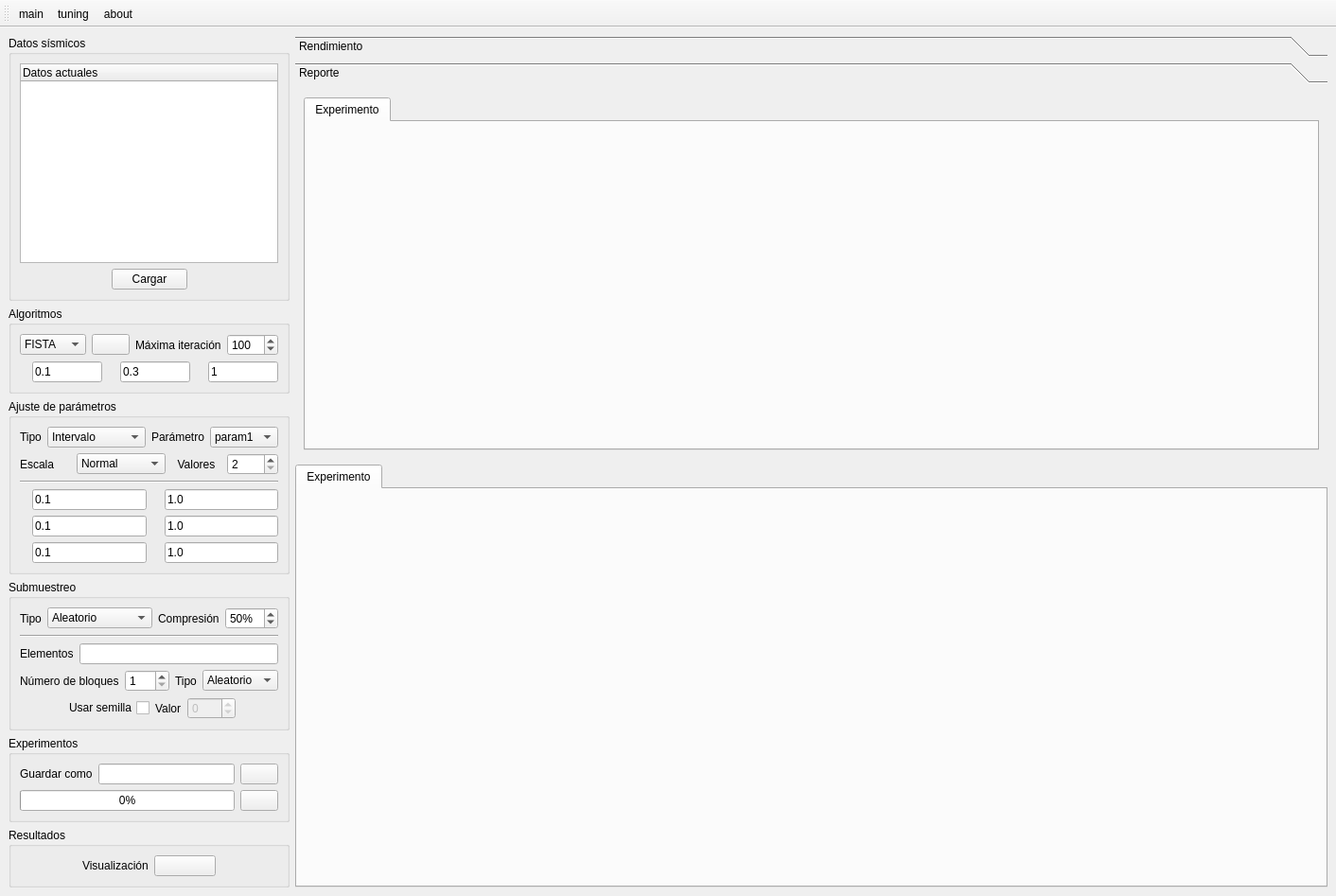
<?xml version="1.0" encoding="UTF-8"?>
<ui version="4.0">
 <class>mainWindow</class>
 <widget class="QMainWindow" name="mainWindow">
  <property name="geometry">
   <rect>
    <x>0</x>
    <y>0</y>
    <width>1412</width>
    <height>947</height>
   </rect>
  </property>
  <property name="windowTitle">
   <string>9836 Proyecto de Sísmica</string>
  </property>
  <widget class="QWidget" name="centralwidget">
   <layout class="QHBoxLayout" name="centralWidgetHLayout" stretch="3,30">
    <item>
     <layout class="QVBoxLayout" name="mainLayout" stretch="0,0,0,0,0,0">
      <item>
       <widget class="QGroupBox" name="inputGroupBox">
        <property name="title">
         <string>Datos sísmicos</string>
        </property>
        <layout class="QVBoxLayout" name="inputGroupBoxVLayout">
         <item>
          <widget class="QTreeWidget" name="dataTreeWidget">
           <column>
            <property name="text">
             <string>Datos actuales</string>
            </property>
           </column>
          </widget>
         </item>
         <item>
          <layout class="QHBoxLayout" name="inputHLayout">
           <item>
            <spacer name="loadHSpacer1">
             <property name="orientation">
              <enum>Qt::Horizontal</enum>
             </property>
             <property name="sizeHint" stdset="0">
              <size>
               <width>13</width>
               <height>20</height>
              </size>
             </property>
            </spacer>
           </item>
           <item>
            <widget class="QPushButton" name="loadPushButton">
             <property name="text">
              <string>Cargar</string>
             </property>
            </widget>
           </item>
           <item>
            <spacer name="loadHSpacer2">
             <property name="orientation">
              <enum>Qt::Horizontal</enum>
             </property>
             <property name="sizeHint" stdset="0">
              <size>
               <width>13</width>
               <height>20</height>
              </size>
             </property>
            </spacer>
           </item>
          </layout>
         </item>
        </layout>
       </widget>
      </item>
      <item>
       <widget class="QGroupBox" name="algorithmGroupBox">
        <property name="title">
         <string>Algoritmos</string>
        </property>
        <layout class="QVBoxLayout" name="algorithmGroupVLayout">
         <item>
          <layout class="QHBoxLayout" name="algorithmHLayout" stretch="5,0,0,0">
           <item>
            <widget class="QComboBox" name="algorithmComboBox">
             <item>
              <property name="text">
               <string>FISTA</string>
              </property>
             </item>
             <item>
              <property name="text">
               <string>GAP</string>
              </property>
             </item>
             <item>
              <property name="text">
               <string>TwIST</string>
              </property>
             </item>
             <item>
              <property name="text">
               <string>ADMM</string>
              </property>
             </item>
            </widget>
           </item>
           <item>
            <widget class="QPushButton" name="algorithmPushButton">
             <property name="enabled">
              <bool>true</bool>
             </property>
             <property name="toolTip">
              <string>Ver ecuación</string>
             </property>
             <property name="autoFillBackground">
              <bool>false</bool>
             </property>
             <property name="text">
              <string/>
             </property>
             <property name="icon">
              <iconset resource="../assets/assets.qrc">
               <normaloff>:/icons/icons/view.png</normaloff>:/icons/icons/view.png</iconset>
             </property>
            </widget>
           </item>
           <item>
            <widget class="QLabel" name="maxiterLabel">
             <property name="text">
              <string>Máxima iteración</string>
             </property>
            </widget>
           </item>
           <item>
            <widget class="QSpinBox" name="maxiterSpinBox">
             <property name="minimum">
              <number>1</number>
             </property>
             <property name="maximum">
              <number>9999</number>
             </property>
             <property name="value">
              <number>100</number>
             </property>
            </widget>
           </item>
          </layout>
         </item>
         <item>
          <layout class="QHBoxLayout" name="paramsHLayout">
           <item>
            <widget class="QLabel" name="param1Label">
             <property name="text">
              <string/>
             </property>
             <property name="textFormat">
              <enum>Qt::AutoText</enum>
             </property>
             <property name="pixmap">
              <pixmap resource="../assets/assets.qrc">:/parameters/parameters/lambda.png</pixmap>
             </property>
             <property name="scaledContents">
              <bool>true</bool>
             </property>
             <property name="wordWrap">
              <bool>false</bool>
             </property>
             <property name="margin">
              <number>0</number>
             </property>
             <property name="indent">
              <number>-1</number>
             </property>
            </widget>
           </item>
           <item>
            <widget class="QLineEdit" name="param1LineEdit">
             <property name="text">
              <string>0.1</string>
             </property>
            </widget>
           </item>
           <item>
            <widget class="QLabel" name="param2Label">
             <property name="enabled">
              <bool>true</bool>
             </property>
             <property name="sizePolicy">
              <sizepolicy hsizetype="Preferred" vsizetype="Preferred">
               <horstretch>0</horstretch>
               <verstretch>0</verstretch>
              </sizepolicy>
             </property>
             <property name="text">
              <string/>
             </property>
             <property name="pixmap">
              <pixmap resource="../assets/assets.qrc">:/parameters/parameters/mu.png</pixmap>
             </property>
             <property name="scaledContents">
              <bool>true</bool>
             </property>
            </widget>
           </item>
           <item>
            <widget class="QLineEdit" name="param2LineEdit">
             <property name="text">
              <string>0.3</string>
             </property>
            </widget>
           </item>
           <item>
            <widget class="QLabel" name="param3Label">
             <property name="text">
              <string/>
             </property>
             <property name="pixmap">
              <pixmap resource="../assets/assets.qrc">:/parameters/parameters/rho.png</pixmap>
             </property>
            </widget>
           </item>
           <item>
            <widget class="QLineEdit" name="param3LineEdit">
             <property name="text">
              <string>1</string>
             </property>
            </widget>
           </item>
          </layout>
         </item>
        </layout>
       </widget>
      </item>
      <item>
       <widget class="QGroupBox" name="tuningGroupBox">
        <property name="title">
         <string>Ajuste de parámetros</string>
        </property>
        <layout class="QVBoxLayout" name="tuningGroupBoxVLayout">
         <item>
          <layout class="QHBoxLayout" name="paramHLayout" stretch="0,4,0,0">
           <item>
            <widget class="QLabel" name="paramTuningLabel">
             <property name="text">
              <string>Tipo</string>
             </property>
            </widget>
           </item>
           <item>
            <widget class="QComboBox" name="paramTuningComboBox">
             <item>
              <property name="text">
               <string>Intervalo</string>
              </property>
             </item>
             <item>
              <property name="text">
               <string>Lista</string>
              </property>
             </item>
            </widget>
           </item>
           <item>
            <widget class="QLabel" name="paramLabel">
             <property name="text">
              <string>Parámetro</string>
             </property>
            </widget>
           </item>
           <item>
            <widget class="QComboBox" name="paramComboBox">
             <property name="currentText">
              <string>param1</string>
             </property>
             <item>
              <property name="text">
               <string>param1</string>
              </property>
             </item>
             <item>
              <property name="text">
               <string>param2</string>
              </property>
             </item>
             <item>
              <property name="text">
               <string>param3</string>
              </property>
             </item>
            </widget>
           </item>
          </layout>
         </item>
         <item>
          <layout class="QHBoxLayout" name="horizontalLayout">
           <property name="spacing">
            <number>6</number>
           </property>
           <property name="topMargin">
            <number>0</number>
           </property>
           <item>
            <widget class="QLabel" name="label">
             <property name="text">
              <string>Escala</string>
             </property>
            </widget>
           </item>
           <item>
            <widget class="QComboBox" name="comboBox">
             <item>
              <property name="text">
               <string>Normal</string>
              </property>
             </item>
             <item>
              <property name="text">
               <string>Logarítmica</string>
              </property>
             </item>
            </widget>
           </item>
           <item>
            <widget class="QLabel" name="paramValuesLabel">
             <property name="text">
              <string>Valores</string>
             </property>
             <property name="alignment">
              <set>Qt::AlignCenter</set>
             </property>
            </widget>
           </item>
           <item>
            <widget class="QSpinBox" name="paramValuesSpinBox">
             <property name="suffix">
              <string/>
             </property>
             <property name="prefix">
              <string/>
             </property>
             <property name="minimum">
              <number>2</number>
             </property>
             <property name="maximum">
              <number>999</number>
             </property>
            </widget>
           </item>
          </layout>
         </item>
         <item>
          <widget class="Line" name="algorithmHLine">
           <property name="orientation">
            <enum>Qt::Horizontal</enum>
           </property>
          </widget>
         </item>
         <item>
          <layout class="QHBoxLayout" name="param1HLayout">
           <item>
            <widget class="QLabel" name="param1InitLabel">
             <property name="text">
              <string/>
             </property>
             <property name="pixmap">
              <pixmap resource="../assets/assets.qrc">:/parameters/parameters/lambda_init.png</pixmap>
             </property>
            </widget>
           </item>
           <item>
            <widget class="QLineEdit" name="param1InitLineEdit">
             <property name="text">
              <string>0.1</string>
             </property>
            </widget>
           </item>
           <item>
            <widget class="QLabel" name="param1EndLabel">
             <property name="text">
              <string/>
             </property>
             <property name="pixmap">
              <pixmap resource="../assets/assets.qrc">:/parameters/parameters/lambda_end.png</pixmap>
             </property>
            </widget>
           </item>
           <item>
            <widget class="QLineEdit" name="param1EndLineEdit">
             <property name="text">
              <string>1.0</string>
             </property>
            </widget>
           </item>
          </layout>
         </item>
         <item>
          <layout class="QHBoxLayout" name="param2HLayout">
           <item>
            <widget class="QLabel" name="param2InitLabel">
             <property name="text">
              <string/>
             </property>
             <property name="pixmap">
              <pixmap resource="../assets/assets.qrc">:/parameters/parameters/mu_init.png</pixmap>
             </property>
            </widget>
           </item>
           <item>
            <widget class="QLineEdit" name="param2InitLineEdit">
             <property name="text">
              <string>0.1</string>
             </property>
            </widget>
           </item>
           <item>
            <widget class="QLabel" name="param2EndLabel">
             <property name="text">
              <string/>
             </property>
             <property name="pixmap">
              <pixmap resource="../assets/assets.qrc">:/parameters/parameters/mu_end.png</pixmap>
             </property>
            </widget>
           </item>
           <item>
            <widget class="QLineEdit" name="param2EndLineEdit">
             <property name="text">
              <string>1.0</string>
             </property>
            </widget>
           </item>
          </layout>
         </item>
         <item>
          <layout class="QHBoxLayout" name="param3HLayout">
           <item>
            <widget class="QLabel" name="param3InitLabel">
             <property name="text">
              <string/>
             </property>
             <property name="pixmap">
              <pixmap resource="../assets/assets.qrc">:/parameters/parameters/rho_init.png</pixmap>
             </property>
            </widget>
           </item>
           <item>
            <widget class="QLineEdit" name="param3InitLineEdit">
             <property name="text">
              <string>0.1</string>
             </property>
            </widget>
           </item>
           <item>
            <widget class="QLabel" name="param3EndLabel">
             <property name="text">
              <string/>
             </property>
             <property name="pixmap">
              <pixmap resource="../assets/assets.qrc">:/parameters/parameters/rho_end.png</pixmap>
             </property>
            </widget>
           </item>
           <item>
            <widget class="QLineEdit" name="param3EndLineEdit">
             <property name="text">
              <string>1.0</string>
             </property>
            </widget>
           </item>
          </layout>
         </item>
        </layout>
       </widget>
      </item>
      <item>
       <widget class="QGroupBox" name="samplingGroupBox">
        <property name="title">
         <string>Submuestreo</string>
        </property>
        <layout class="QVBoxLayout" name="samplingGroupBoxVLayout">
         <item>
          <layout class="QHBoxLayout" name="samplingHLayout" stretch="0,4,0,2">
           <item>
            <widget class="QLabel" name="samplingTypeLabel">
             <property name="text">
              <string>Tipo</string>
             </property>
            </widget>
           </item>
           <item>
            <widget class="QComboBox" name="samplingTypeComboBox">
             <item>
              <property name="text">
               <string>Aleatorio</string>
              </property>
             </item>
             <item>
              <property name="text">
               <string>Uniforme</string>
              </property>
             </item>
             <item>
              <property name="text">
               <string>Jitter</string>
              </property>
             </item>
             <item>
              <property name="text">
               <string>Lista</string>
              </property>
             </item>
            </widget>
           </item>
           <item>
            <widget class="QLabel" name="compressLabel">
             <property name="text">
              <string>Compresión</string>
             </property>
            </widget>
           </item>
           <item>
            <widget class="QSpinBox" name="compressSpinBox">
             <property name="suffix">
              <string>%</string>
             </property>
             <property name="prefix">
              <string/>
             </property>
             <property name="minimum">
              <number>1</number>
             </property>
             <property name="maximum">
              <number>99</number>
             </property>
             <property name="value">
              <number>50</number>
             </property>
            </widget>
           </item>
          </layout>
         </item>
         <item>
          <widget class="Line" name="samplingHLine">
           <property name="orientation">
            <enum>Qt::Horizontal</enum>
           </property>
          </widget>
         </item>
         <item>
          <layout class="QHBoxLayout" name="elementHLayout">
           <item>
            <widget class="QLabel" name="elementLabel">
             <property name="text">
              <string>Elementos</string>
             </property>
            </widget>
           </item>
           <item>
            <widget class="QLineEdit" name="elementLineEdit"/>
           </item>
          </layout>
         </item>
         <item>
          <layout class="QHBoxLayout" name="jitterHLayout" stretch="0,0,0,1">
           <item>
            <widget class="QLabel" name="jitterBlockLabel">
             <property name="text">
              <string>Número de bloques</string>
             </property>
            </widget>
           </item>
           <item>
            <widget class="QSpinBox" name="jitterBlockSpinBox">
             <property name="suffix">
              <string/>
             </property>
             <property name="prefix">
              <string/>
             </property>
             <property name="minimum">
              <number>1</number>
             </property>
             <property name="maximum">
              <number>999</number>
             </property>
            </widget>
           </item>
           <item>
            <widget class="QLabel" name="jitterTypeLabel">
             <property name="layoutDirection">
              <enum>Qt::LeftToRight</enum>
             </property>
             <property name="text">
              <string>Tipo</string>
             </property>
             <property name="wordWrap">
              <bool>false</bool>
             </property>
            </widget>
           </item>
           <item>
            <widget class="QComboBox" name="jitterComboBox">
             <item>
              <property name="text">
               <string>Aleatorio</string>
              </property>
             </item>
             <item>
              <property name="text">
               <string>Uniforme</string>
              </property>
             </item>
            </widget>
           </item>
          </layout>
         </item>
         <item>
          <layout class="QHBoxLayout" name="sdHLayout">
           <item>
            <spacer name="seedHSpacer1">
             <property name="orientation">
              <enum>Qt::Horizontal</enum>
             </property>
             <property name="sizeHint" stdset="0">
              <size>
               <width>40</width>
               <height>20</height>
              </size>
             </property>
            </spacer>
           </item>
           <item>
            <layout class="QHBoxLayout" name="seedHLayout">
             <item>
              <widget class="QCheckBox" name="seedCheckBox">
               <property name="layoutDirection">
                <enum>Qt::RightToLeft</enum>
               </property>
               <property name="text">
                <string>Usar semilla</string>
               </property>
              </widget>
             </item>
             <item>
              <widget class="QLabel" name="seedLabel">
               <property name="text">
                <string>Valor</string>
               </property>
              </widget>
             </item>
             <item>
              <widget class="QSpinBox" name="seedSpinBox">
               <property name="enabled">
                <bool>false</bool>
               </property>
               <property name="suffix">
                <string/>
               </property>
               <property name="prefix">
                <string/>
               </property>
               <property name="minimum">
                <number>-999</number>
               </property>
               <property name="maximum">
                <number>999</number>
               </property>
              </widget>
             </item>
            </layout>
           </item>
           <item>
            <spacer name="seedHSpacer2">
             <property name="orientation">
              <enum>Qt::Horizontal</enum>
             </property>
             <property name="sizeHint" stdset="0">
              <size>
               <width>40</width>
               <height>20</height>
              </size>
             </property>
            </spacer>
           </item>
          </layout>
         </item>
        </layout>
       </widget>
      </item>
      <item>
       <widget class="QGroupBox" name="runGroupBox">
        <property name="title">
         <string>Experimentos</string>
        </property>
        <layout class="QVBoxLayout" name="runGroupBoxVLayout">
         <item>
          <layout class="QHBoxLayout" name="saveAsHLayout">
           <item>
            <widget class="QLabel" name="saveAsLabel">
             <property name="text">
              <string>Guardar como</string>
             </property>
            </widget>
           </item>
           <item>
            <widget class="QLineEdit" name="saveAsLineEdit"/>
           </item>
           <item>
            <widget class="QPushButton" name="saveAsPushButton">
             <property name="text">
              <string/>
             </property>
             <property name="icon">
              <iconset resource="../assets/assets.qrc">
               <normaloff>:/icons/icons/save.png</normaloff>:/icons/icons/save.png</iconset>
             </property>
            </widget>
           </item>
          </layout>
         </item>
         <item>
          <layout class="QHBoxLayout" name="startHLayout" stretch="0,0">
           <property name="spacing">
            <number>6</number>
           </property>
           <item>
            <widget class="QProgressBar" name="experimentProgressBar">
             <property name="value">
              <number>0</number>
             </property>
            </widget>
           </item>
           <item>
            <widget class="QPushButton" name="startPushButton">
             <property name="text">
              <string/>
             </property>
             <property name="icon">
              <iconset resource="../assets/assets.qrc">
               <normaloff>:/icons/icons/run.png</normaloff>:/icons/icons/run.png</iconset>
             </property>
            </widget>
           </item>
          </layout>
         </item>
        </layout>
       </widget>
      </item>
      <item>
       <widget class="QGroupBox" name="resultGroupBox">
        <property name="title">
         <string>Resultados</string>
        </property>
        <layout class="QVBoxLayout" name="resultGroupBoxHLayout">
         <item>
          <layout class="QHBoxLayout" name="resultHLayout" stretch="1,1,1,1">
           <item>
            <spacer name="resultHSpacer1">
             <property name="orientation">
              <enum>Qt::Horizontal</enum>
             </property>
             <property name="sizeHint" stdset="0">
              <size>
               <width>40</width>
               <height>20</height>
              </size>
             </property>
            </spacer>
           </item>
           <item>
            <widget class="QLabel" name="resultLabel">
             <property name="text">
              <string>Visualización</string>
             </property>
            </widget>
           </item>
           <item>
            <widget class="QPushButton" name="resultPushButton">
             <property name="autoFillBackground">
              <bool>false</bool>
             </property>
             <property name="text">
              <string/>
             </property>
             <property name="icon">
              <iconset resource="../assets/assets.qrc">
               <normaloff>:/icons/icons/report.png</normaloff>:/icons/icons/report.png</iconset>
             </property>
             <property name="autoDefault">
              <bool>false</bool>
             </property>
             <property name="default">
              <bool>false</bool>
             </property>
             <property name="flat">
              <bool>false</bool>
             </property>
            </widget>
           </item>
           <item>
            <spacer name="resultHSpacer2">
             <property name="orientation">
              <enum>Qt::Horizontal</enum>
             </property>
             <property name="sizeHint" stdset="0">
              <size>
               <width>40</width>
               <height>20</height>
              </size>
             </property>
            </spacer>
           </item>
          </layout>
         </item>
        </layout>
       </widget>
      </item>
     </layout>
    </item>
    <item>
     <layout class="QVBoxLayout" name="experimentsVLayout">
      <item>
       <widget class="QToolBox" name="resultsToolBox">
        <property name="currentIndex">
         <number>1</number>
        </property>
        <widget class="QWidget" name="performancePage">
         <property name="geometry">
          <rect>
           <x>0</x>
           <y>0</y>
           <width>1098</width>
           <height>390</height>
          </rect>
         </property>
         <attribute name="label">
          <string>Rendimiento</string>
         </attribute>
         <layout class="QVBoxLayout" name="performancePageVLayout">
          <item>
           <widget class="QTabWidget" name="performanceTabWidget">
            <property name="currentIndex">
             <number>0</number>
            </property>
            <widget class="QWidget" name="expPerformanceTab1">
             <attribute name="title">
              <string>Experimento</string>
             </attribute>
             <layout class="QHBoxLayout" name="expPerformanceTab1HLayout" stretch="9">
              <item>
               <widget class="QWidget" name="graphicPerformanceWidget" native="true">
                <layout class="QVBoxLayout" name="graphicPerformanceWidgetVLayout">
                 <property name="spacing">
                  <number>0</number>
                 </property>
                 <property name="leftMargin">
                  <number>0</number>
                 </property>
                 <property name="topMargin">
                  <number>0</number>
                 </property>
                 <property name="rightMargin">
                  <number>0</number>
                 </property>
                 <property name="bottomMargin">
                  <number>0</number>
                 </property>
                 <item>
                  <layout class="QVBoxLayout" name="graphicPerformanceVLayout">
                   <property name="spacing">
                    <number>0</number>
                   </property>
                  </layout>
                 </item>
                </layout>
               </widget>
              </item>
             </layout>
            </widget>
           </widget>
          </item>
         </layout>
        </widget>
        <widget class="QWidget" name="reportPage">
         <property name="geometry">
          <rect>
           <x>0</x>
           <y>0</y>
           <width>1098</width>
           <height>390</height>
          </rect>
         </property>
         <attribute name="label">
          <string>Reporte</string>
         </attribute>
         <layout class="QVBoxLayout" name="reportPageVLayout">
          <item>
           <widget class="QTabWidget" name="reportTabWidget">
            <property name="currentIndex">
             <number>0</number>
            </property>
            <widget class="QWidget" name="expReportTab1">
             <attribute name="title">
              <string>Experimento</string>
             </attribute>
             <layout class="QVBoxLayout" name="expReportTab1VLayout" stretch="0">
              <item>
               <widget class="QWidget" name="graphicReportWidget" native="true">
                <layout class="QVBoxLayout" name="graphicReportWidgetVLayout">
                 <property name="spacing">
                  <number>0</number>
                 </property>
                 <property name="leftMargin">
                  <number>0</number>
                 </property>
                 <property name="topMargin">
                  <number>0</number>
                 </property>
                 <property name="rightMargin">
                  <number>0</number>
                 </property>
                 <property name="bottomMargin">
                  <number>0</number>
                 </property>
                 <item>
                  <layout class="QVBoxLayout" name="graphicReportVLayout"/>
                 </item>
                </layout>
               </widget>
              </item>
             </layout>
            </widget>
           </widget>
          </item>
         </layout>
        </widget>
       </widget>
      </item>
      <item>
       <widget class="QTabWidget" name="tuningTabWidget">
        <property name="currentIndex">
         <number>0</number>
        </property>
        <widget class="QWidget" name="expTuningReportTab1">
         <attribute name="title">
          <string>Experimento</string>
         </attribute>
         <layout class="QVBoxLayout" name="expTuningReportTab1VLayout" stretch="0">
          <item>
           <widget class="QWidget" name="graphicTuningReportWidget" native="true">
            <layout class="QVBoxLayout" name="graphicTuningReportWidgetVLayout">
             <property name="spacing">
              <number>0</number>
             </property>
             <property name="leftMargin">
              <number>0</number>
             </property>
             <property name="topMargin">
              <number>0</number>
             </property>
             <property name="rightMargin">
              <number>0</number>
             </property>
             <property name="bottomMargin">
              <number>0</number>
             </property>
             <item>
              <layout class="QVBoxLayout" name="graphicTuningReportVLayout"/>
             </item>
            </layout>
           </widget>
          </item>
         </layout>
        </widget>
       </widget>
      </item>
     </layout>
    </item>
   </layout>
  </widget>
  <widget class="QToolBar" name="toolBar">
   <property name="windowTitle">
    <string>toolBar</string>
   </property>
   <attribute name="toolBarArea">
    <enum>TopToolBarArea</enum>
   </attribute>
   <attribute name="toolBarBreak">
    <bool>false</bool>
   </attribute>
   <addaction name="mainAction"/>
   <addaction name="tuningAction"/>
   <addaction name="aboutOfAction"/>
  </widget>
  <action name="aboutOfAction">
   <property name="icon">
    <iconset resource="../assets/assets.qrc">
     <normaloff>:/icons/icons/info.png</normaloff>:/icons/icons/info.png</iconset>
   </property>
   <property name="text">
    <string>about</string>
   </property>
   <property name="toolTip">
    <string>&lt;html&gt;&lt;head/&gt;&lt;body&gt;&lt;p&gt;Acerca de este proyecto&lt;/p&gt;&lt;/body&gt;&lt;/html&gt;</string>
   </property>
  </action>
  <action name="reportAction">
   <property name="icon">
    <iconset resource="../assets/assets.qrc">
     <normaloff>:/icons/icons/report.png</normaloff>:/icons/icons/report.png</iconset>
   </property>
   <property name="text">
    <string>report</string>
   </property>
   <property name="toolTip">
    <string>Visualización de resultados</string>
   </property>
  </action>
  <action name="mainAction">
   <property name="icon">
    <iconset resource="../assets/assets.qrc">
     <normaloff>:/icons/icons/main.png</normaloff>:/icons/icons/main.png</iconset>
   </property>
   <property name="text">
    <string>main</string>
   </property>
   <property name="toolTip">
    <string>Ir al menú principal</string>
   </property>
  </action>
  <action name="tuningAction">
   <property name="icon">
    <iconset resource="../assets/assets.qrc">
     <normaloff>:/icons/icons/tuning.png</normaloff>:/icons/icons/tuning.png</iconset>
   </property>
   <property name="text">
    <string>tuning</string>
   </property>
   <property name="toolTip">
    <string>Ajuste de parámetros</string>
   </property>
  </action>
 </widget>
 <resources>
  <include location="../assets/assets.qrc"/>
 </resources>
 <connections/>
</ui>
